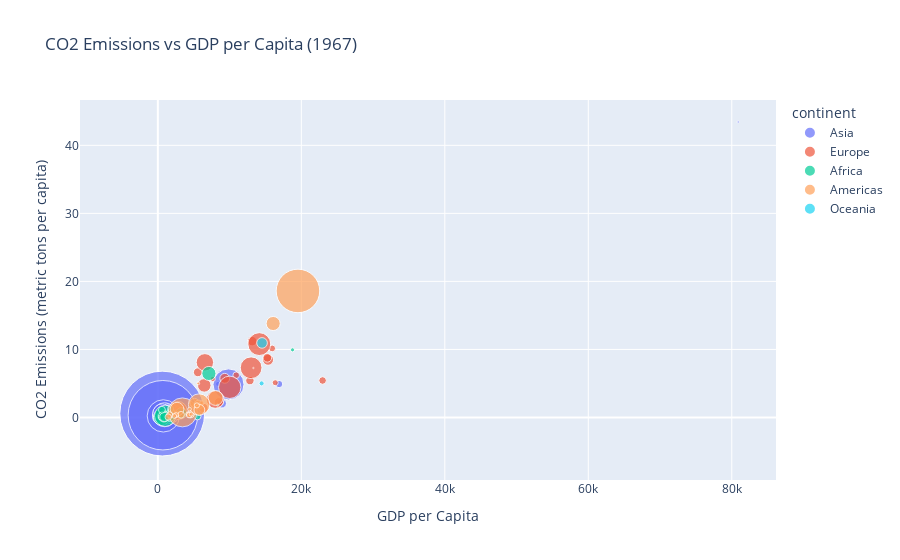

Notebook code for this chart:
### Code cell
# 5- Create an interactive scatter plot comparing 'CO2 emissions (metric tons per capita)' and gdpPercap for the year with the strongest correlation.
import plotly.express as px

# Filter data for the year 1967
data_1967 = gapminder_df[gapminder_df['Year'] == 1967]

# Create an interactive scatter plot using Plotly
CO2_vs_GDP_1967_fig = px.scatter(
    data_1967,
    x='gdpPercap',
    y='CO2 emissions (metric tons per capita)',
    size='pop',
    color='continent',
    hover_name='Country Name',
    title='CO2 Emissions vs GDP per Capita (1967)',
    labels={'gdpPercap': 'GDP per Capita', 'CO2 emissions (metric tons per capita)': 'CO2 Emissions (metric tons per capita)'},
    size_max=60
)


# Save the plot as an HTML file
CO2_vs_GDP_1967_html_file_path = r'C:\Users\abdoj\OneDrive - UGent\Desktop\summer\skill-assessments\Python for Data Science\CO2_vs_GDP_1967.html'
CO2_vs_GDP_1967_fig.write_html(CO2_vs_GDP_1967_html_file_path)

CO2_vs_GDP_1967_html_file_path

CO2_vs_GDP_1967_fig.show()

### Figure 1 — Plotly figure (JSON) as saved in the notebook; plotly's stock layout.template omitted (floating-point values rounded to 4 significant figures)
{"data": [{"hovertemplate": "<b>%{hovertext}</b><br><br>continent=Asia<br>GDP per Capita=%{x}<br>CO2 Emissions (metric tons per capita)=%{y}<br>pop=%{marker.size}<extra></extra>", "hovertext": ["Afghanistan", "Bahrain", "Bangladesh", "Cambodia", "China", "India", "Indonesia", "Iraq", "Israel", "Japan", "Jordan", "Kuwait", "Lebanon", "Malaysia", "Mongolia", "Myanmar", "Nepal", "Oman", "Pakistan", "Philippines", "Saudi Arabia", "Singapore", "Sri Lanka", "Thailand", "Vietnam"], "legendgroup": "Asia", "marker": {"color": "#636efa", "size": [11537966, 202182, 62821884, 6960067, 754550000, 506000000, 109343000, 8519282, 2693585, 100825279, 1255058, 575003, 2186894, 10154878, 1149500, 25870271, 11261690, 714775, 60641899, 35356600, 5618198, 1977600, 11737396, 34024249, 39463910], "sizemode": "area", "sizeref": 209600.0, "symbol": "circle"}, "mode": "markers", "name": "Asia", "orientation": "v", "showlegend": true, "type": "scatter", "x": [836.2, 14800.0, 721.2, 523.4, 612.7, 700.8, 762.4, 8931.0, 8394.0, 9848.0, 2742.0, 80890.0, 6007.0, 2278.0, 1226.0, 349, 676.4, 4721.0, 942.4, 1814.0, 16900.0, 4977.0, 1136.0, 1295.0, 637.1], "xaxis": "x", "y": [0.1238, 5.121, null, 0.06244, 0.5742, 0.3318, 0.2319, 2.056, 4.933, 4.864, 1.072, 43.43, 1.642, null, 1.835, 0.1435, 0.01881, 0.2055, 0.4025, 0.5554, 4.909, 1.546, 0.2519, 0.3602, 0.5749], "yaxis": "y"}, {"hovertemplate": "<b>%{hovertext}</b><br><br>continent=Europe<br>GDP per Capita=%{x}<br>CO2 Emissions (metric tons per capita)=%{y}<br>pop=%{marker.size}<extra></extra>", "hovertext": ["Albania", "Austria", "Belgium", "Bosnia and Herzegovina", "Bulgaria", "Croatia", "Czech Republic", "Denmark", "Finland", "France", "Germany", "Greece", "Hungary", "Iceland", "Ireland", "Italy", "Montenegro", "Netherlands", "Norway", "Poland", "Portugal", "Romania", "Serbia", "Slovak Republic", "Slovenia", "Spain", "Sweden", "Switzerland", "Turkey", "United Kingdom"], "legendgroup": "Europe", "marker": {"color": "#EF553B", "size": [1984060, 7376998, 9556500, 3585000, 8310226, 4174366, 9835109, 4838800, 4605744, 49569000, 76368453, 8716441, 10223422, 198676, 2900100, 52667100, 501035, 12596822, 3786019, 31785378, 9103000, 19284814, 7971222, 4442238, 1646912, 32850275, 7867931, 6063000, 33411317, 54959000], "sizemode": "area", "sizeref": 209600.0, "symbol": "circle"}, "mode": "markers", "name": "Europe", "orientation": "v", "showlegend": true, "type": "scatter", "x": [2760.0, 12830.0, 13150.0, 2172.0, 5577.0, 6960.0, 11400.0, 15940.0, 10920.0, 13000.0, 14750.0, 8513.0, 9327.0, 13320.0, 7656.0, 10020.0, 5908.0, 15360.0, 16360.0, 6557.0, 6362.0, 6471.0, 7992.0, 8413.0, 9405.0, 7994.0, 15260.0, 22970.0, 2826.0, 14140.0], "xaxis": "x", "y": [1.364, 5.418, 11.22, null, 6.638, null, null, 10.15, 6.213, 7.306, null, 2.249, 5.758, 7.269, 5.655, 4.431, null, 8.476, 5.107, 8.106, 1.398, 4.716, null, null, null, 2.647, 8.77, 5.435, 1.033, 10.78], "yaxis": "y"}, {"hovertemplate": "<b>%{hovertext}</b><br><br>continent=Africa<br>GDP per Capita=%{x}<br>CO2 Emissions (metric tons per capita)=%{y}<br>pop=%{marker.size}<extra></extra>", "hovertext": ["Algeria", "Angola", "Benin", "Botswana", "Burkina Faso", "Burundi", "Cameroon", "Central African Republic", "Chad", "Comoros", "Cote d'Ivoire", "Djibouti", "Equatorial Guinea", "Eritrea", "Ethiopia", "Gabon", "Ghana", "Guinea", "Guinea-Bissau", "Kenya", "Lesotho", "Liberia", "Libya", "Madagascar", "Malawi", "Mali", "Mauritania", "Mauritius", "Morocco", "Mozambique", "Namibia", "Niger", "Nigeria", "Rwanda", "Sao Tome and Principe", "Senegal", "Sierra Leone", "Somalia", "South Africa", "Sudan", "Swaziland", "Tanzania", "Togo", "Tunisia", "Uganda", "Zambia", "Zimbabwe"], "legendgroup": "Africa", "marker": {"color": "#00cc96", "size": [12760499, 5247469, 2427334, 553541, 5127935, 3330989, 6335506, 1733638, 3495967, 217378, 4744870, 127617, 259864, 1820319, 27860297, 489004, 8490213, 3451418, 601287, 10191512, 996380, 1279406, 1759224, 6334556, 4147252, 5212416, 1230542, 789309, 14770296, 8680909, 706640, 4534062, 47287752, 3451079, 70787, 3965841, 2662190, 3428839, 20997321, 12716129, 420690, 12607312, 1735550, 4786986, 8900294, 3900000, 4995432], "sizemode": "area", "sizeref": 209600.0, "symbol": "circle"}, "mode": "markers", "name": "Africa", "orientation": "v", "showlegend": true, "type": "scatter", "x": [3247.0, 5523.0, 1036.0, 1215.0, 794.8, 413.0, 1508.0, 1136.0, 1197.0, 1876.0, 2052.0, 3020.0, 915.6, 468.8, 516.1, 8359.0, 1126.0, 708.8, 715.6, 1057.0, 498.6, 713.6, 18770.0, 1634.0, 495.5, 545.0, 1421.0, 2475.0, 1711.0, 566.7, 3794.0, 1054.0, 1015.0, 511.0, 1385.0, 1612.0, 1206.0, 1285.0, 7114.0, 1688.0, 2613.0, 848.2, 1478.0, 1932.0, 908.9, 1777.0, 569.8], "xaxis": "x", "y": [0.6321, 0.1667, 0.05232, null, 0.01922, 0.01474, 0.07298, 0.05334, 0.03415, 0.08566, 0.3243, 0.6698, 0.09088, null, 0.04088, 1.827, 0.1857, 0.1805, 0.07074, 0.2661, null, 0.4657, 9.941, 0.1389, 0.08604, 0.0392, 0.1882, 0.6362, 0.3616, 0.2162, null, 0.03185, 0.2447, 0.0118, 0.1621, 0.1813, 0.1054, 0.07045, 6.466, 0.2508, 0.5525, 0.1419, 0.1067, 0.6389, 0.09445, 1.264, 1.123], "yaxis": "y"}, {"hovertemplate": "<b>%{hovertext}</b><br><br>continent=Americas<br>GDP per Capita=%{x}<br>CO2 Emissions (metric tons per capita)=%{y}<br>pop=%{marker.size}<extra></extra>", "hovertext": ["Argentina", "Bolivia", "Brazil", "Canada", "Chile", "Colombia", "Costa Rica", "Cuba", "Dominican Republic", "Ecuador", "El Salvador", "Guatemala", "Haiti", "Honduras", "Jamaica", "Mexico", "Nicaragua", "Panama", "Paraguay", "Peru", "Puerto Rico", "Trinidad and Tobago", "United States", "Uruguay"], "legendgroup": "Americas", "marker": {"color": "#FFA15A", "size": [22934225, 4040665, 88049823, 20819767, 8858908, 19764027, 1588717, 8139332, 4049146, 5432424, 3232927, 4690773, 4318137, 2500689, 1861096, 47995559, 1865490, 1405486, 2287985, 12132200, 2648961, 960155, 198712000, 2748579], "sizemode": "area", "sizeref": 209600.0, "symbol": "circle"}, "mode": "markers", "name": "Americas", "orientation": "v", "showlegend": true, "type": "scatter", "x": [8053.0, 2587.0, 3430.0, 16080.0, 5107.0, 2679.0, 4162.0, 5690.0, 1654.0, 4579.0, 4359.0, 3243.0, 1452.0, 2538.0, 6125.0, 5755.0, 4643.0, 4421.0, 2299.0, 5788.0, 6929.0, 5621.0, 19530.0, 5445.0], "xaxis": "x", "y": [2.858, 0.4466, 0.745, 13.81, 2.141, 1.217, 0.5171, 1.906, 0.3805, 0.4658, 0.3425, 0.3973, 0.05857, 0.3525, 2.145, 1.9, 0.494, 1.218, 0.213, 1.112, null, 5.01, 18.6, 1.776], "yaxis": "y"}, {"hovertemplate": "<b>%{hovertext}</b><br><br>continent=Oceania<br>GDP per Capita=%{x}<br>CO2 Emissions (metric tons per capita)=%{y}<br>pop=%{marker.size}<extra></extra>", "hovertext": ["Australia", "New Zealand"], "legendgroup": "Oceania", "marker": {"color": "#19d3f3", "size": [11872264, 2728150], "sizemode": "area", "sizeref": 209600.0, "symbol": "circle"}, "mode": "markers", "name": "Oceania", "orientation": "v", "showlegend": true, "type": "scatter", "x": [14530.0, 14460.0], "xaxis": "x", "y": [10.96, 5.008], "yaxis": "y"}], "layout": {"legend": {"itemsizing": "constant", "title": {"text": "continent"}, "tracegroupgap": 0}, "title": {"text": "CO2 Emissions vs GDP per Capita (1967)"}, "xaxis": {"anchor": "y", "domain": [0, 1], "title": {"text": "GDP per Capita"}}, "yaxis": {"anchor": "x", "domain": [0, 1], "title": {"text": "CO2 Emissions (metric tons per capita)"}}}}
